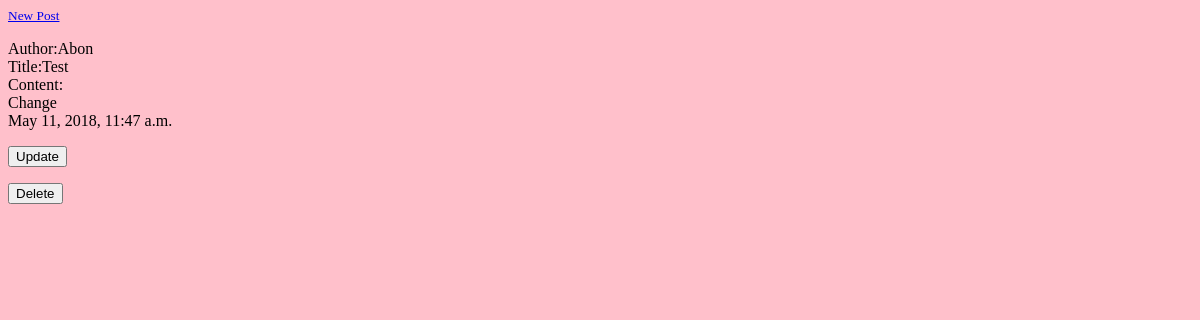
Before: / with the older database file.
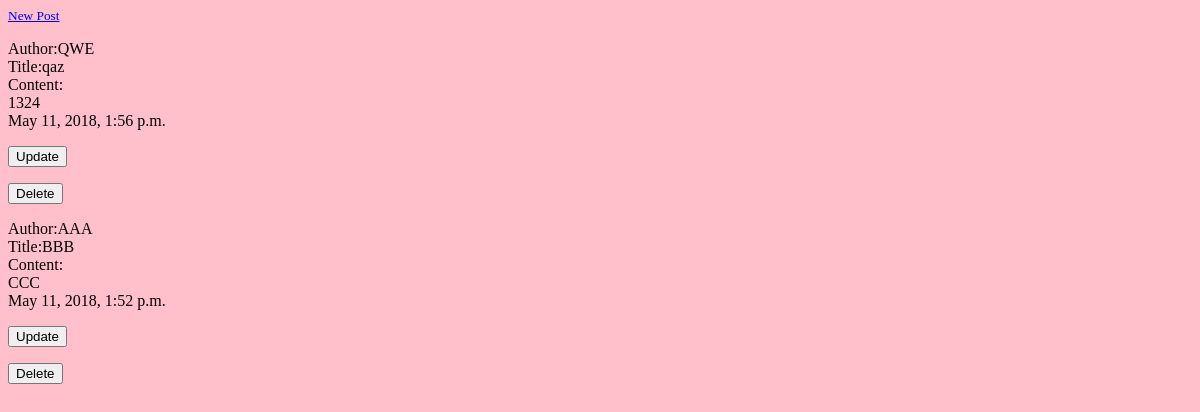
After: the same page with the newer database file.
### myblog/models.py (models this page shows, shortened)
class Message(models.Model):
	auther = models.CharField(max_length=20)
	title = models.CharField(max_length=50)
	content = models.TextField(max_length=500)
	date = models.DateTimeField()

### myblog/views.py (the view)
# urls.py: url(r'^',views.home, name='home'),
def home(request):
	message=Message.objects.all()
	return render(request,'myblog/home.html',locals())

### templates/myblog/home.html (shortened to what this page needs)
<html>
	<body style="background-color: pink ">
		<small><a href="{%url  'message_create'  %}">New Post</a></small>
		{% for m in message %}
		<div>
			<p> Author:{{m.auther}} <br>
				Title:{{m.title}} <br>
				Content:<br>
				{{m.content}}<br>
				{{m.date}}<br>
				<form action='/update/' method='get'>
					<input type="submit" value="Update">
				</form>
				<form action='delete' method='get'>
					<input type="submit" value="Delete">
				</form>
			</p>
		</div>
		{% endfor %}
	</body>
</html>

Changed rows visible on the page:
removed Message: auther "Abon", title "Test", content "Change", date "May 11, 2018, 11:47 a.m."
added Message: auther "QWE", title "qaz", content "1324", date "May 11, 2018, 1:56 p.m."
added Message: auther "AAA", title "BBB", content "CCC", date "May 11, 2018, 1:52 p.m."
